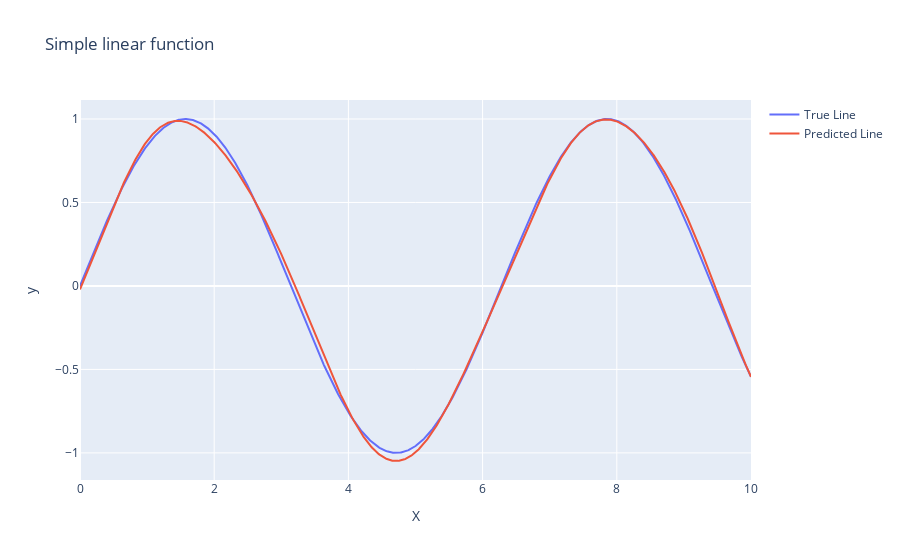

The notebook cell saved with this chart:
### Code cell
X_test = np.linspace(0, 10, 1000).reshape((1000, 1))
y_test = np.sin(X_test)
y_pred = network.predict(X_test / (2*np.pi))

fig = go.Figure()
fig.add_trace(go.Scatter(x=X_test.flatten(),
                         y=y_test.flatten(),
                         mode="lines",
                         name="True Line"))
fig.add_trace(go.Scatter(x=X_test.flatten(),
                         y=y_pred.flatten(),
                         mode="lines",
                         name="Predicted Line"))
fig.update_layout(
    title="Simple linear function",
    xaxis_title="X",
    yaxis_title="y"
)
fig.show()

### Figure 1 — Plotly figure (JSON) as saved in the notebook; plotly's stock layout.template omitted (floating-point values rounded to 4 significant figures; data arrays with more than 128 entries replaced by an {"elided": "..."} marker saying what was removed)
{"data": [{"mode": "lines", "name": "True Line", "type": "scatter", "x": {"elided": "1000 float values"}, "y": {"elided": "1000 float values"}}, {"mode": "lines", "name": "Predicted Line", "type": "scatter", "x": {"elided": "1000 float values"}, "y": {"elided": "1000 float values"}}], "layout": {"title": {"text": "Simple linear function"}, "xaxis": {"title": {"text": "X"}}, "yaxis": {"title": {"text": "y"}}}}
